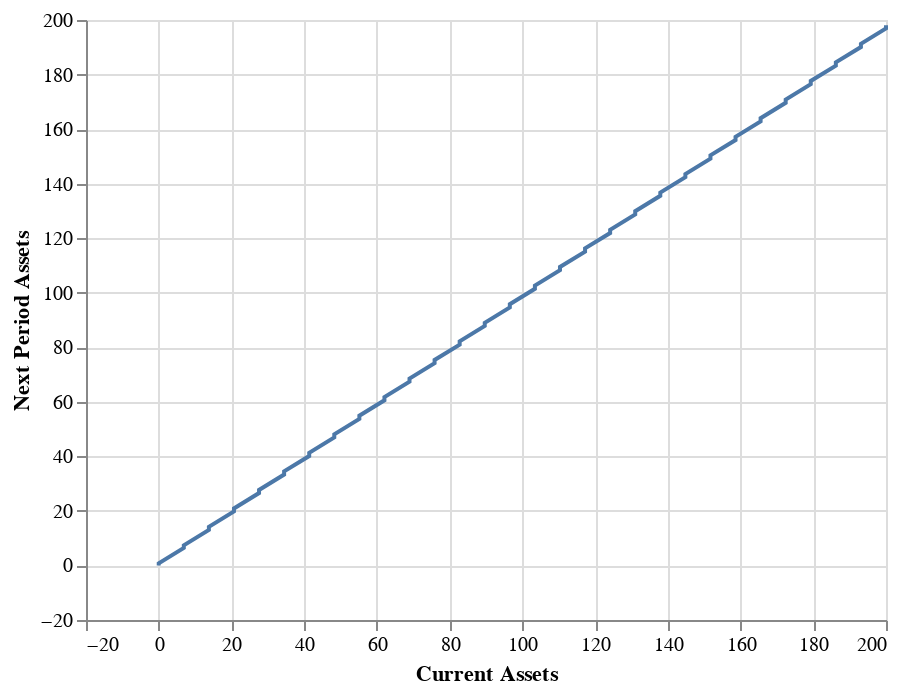

The notebook cell saved with this chart:
### Code cell
# plot relationship between assets of this period and of next period  
# altair plots a graph
import altair as alt
import pandas as pd

df = eq.as_df()
alt.Chart(df).mark_line().encode(
    x = alt.X('a', axis = alt.Axis(title='Current Assets')),
    y = alt.Y('i', axis=alt.Axis(title='Next Period Assets'))
)

### Figure 1 — Vega-Lite specification as saved in the notebook (floating-point values rounded to 4 significant figures)
{"$schema": "https://vega.github.io/schema/vega-lite/v3.4.0.json", "config": {"mark": {"tooltip": null}, "view": {"height": 300, "width": 400}}, "data": {"name": "data-227215cfeb719287a51299180c129571"}, "datasets": {"data-227215cfeb719287a51299180c129571": [{"a": -1e-10, "e": -0.6489, "i": -1e-10, "i_m": 0, "r": 0.03044, "w": 1.244, "μ": 0.1537}, {"a": 6.897, "e": -0.6489, "i": 6.419, "i_m": 0, "r": 0.03044, "w": 1.244, "μ": 0.06661}, {"a": 13.79, "e": -0.6489, "i": 13.05, "i_m": 0, "r": 0.03044, "w": 1.244, "μ": 0.02084}, {"a": 20.69, "e": -0.6489, "i": 19.78, "i_m": 0, "r": 0.03044, "w": 1.244, "μ": 0.006929}, {"a": 27.59, "e": -0.6489, "i": 26.55, "i_m": 0, "r": 0.03044, "w": 1.244, "μ": 0.001667}, {"a": 34.48, "e": -0.6489, "i": 33.34, "i_m": 0, "r": 0.03044, "w": 1.244, "μ": 0.0002229}, {"a": 41.38, "e": -0.6489, "i": 40.13, "i_m": 0, "r": 0.03044, "w": 1.244, "μ": 2.32e-06}, {"a": 48.28, "e": -0.6489, "i": 46.93, "i_m": 0, "r": 0.03044, "w": 1.244, "μ": -1.711e-16}, {"a": 55.17, "e": -0.6489, "i": 53.74, "i_m": 0, "r": 0.03044, "w": 1.244, "μ": -1.555e-16}, {"a": 62.07, "e": -0.6489, "i": 60.55, "i_m": 0, "r": 0.03044, "w": 1.244, "μ": -1.429e-16}, {"a": 68.97, "e": -0.6489, "i": 67.36, "i_m": 0, "r": 0.03044, "w": 1.244, "μ": -1.324e-16}, {"a": 75.86, "e": -0.6489, "i": 74.17, "i_m": 0, "r": 0.03044, "w": 1.244, "μ": -1.235e-16}, {"a": 82.76, "e": -0.6489, "i": 80.99, "i_m": 0, "r": 0.03044, "w": 1.244, "μ": -1.157e-16}, {"a": 89.66, "e": -0.6489, "i": 87.8, "i_m": 0, "r": 0.03044, "w": 1.244, "μ": -1.088e-16}, {"a": 96.55, "e": -0.6489, "i": 94.62, "i_m": 0, "r": 0.03044, "w": 1.244, "μ": -1.026e-16}, {"a": 103.4, "e": -0.6489, "i": 101.4, "i_m": 0, "r": 0.03044, "w": 1.244, "μ": -9.698e-17}, {"a": 110.3, "e": -0.6489, "i": 108.3, "i_m": 0, "r": 0.03044, "w": 1.244, "μ": -9.168e-17}, {"a": 117.2, "e": -0.6489, "i": 115.1, "i_m": 0, "r": 0.03044, "w": 1.244, "μ": -8.66e-17}, {"a": 124.1, "e": -0.6489, "i": 121.9, "i_m": 0, "r": 0.03044, "w": 1.244, "μ": -8.161e-17}, {"a": 131.0, "e": -0.6489, "i": 128.7, "i_m": 0, "r": 0.03044, "w": 1.244, "μ": -7.657e-17}, {"a": 137.9, "e": -0.6489, "i": 135.5, "i_m": 0, "r": 0.03044, "w": 1.244, "μ": -7.133e-17}, {"a": 144.8, "e": -0.6489, "i": 142.3, "i_m": 0, "r": 0.03044, "w": 1.244, "μ": -6.574e-17}, {"a": 151.7, "e": -0.6489, "i": 149.2, "i_m": 0, "r": 0.03044, "w": 1.244, "μ": -5.965e-17}, {"a": 158.6, "e": -0.6489, "i": 156.0, "i_m": 0, "r": 0.03044, "w": 1.244, "μ": -5.292e-17}, {"a": 165.5, "e": -0.6489, "i": 162.8, "i_m": 0, "r": 0.03044, "w": 1.244, "μ": -4.545e-17}, {"a": 172.4, "e": -0.6489, "i": 169.6, "i_m": 0, "r": 0.03044, "w": 1.244, "μ": -3.719e-17}, {"a": 179.3, "e": -0.6489, "i": 176.5, "i_m": 0, "r": 0.03044, "w": 1.244, "μ": -2.827e-17}, {"a": 186.2, "e": -0.6489, "i": 183.3, "i_m": 0, "r": 0.03044, "w": 1.244, "μ": -1.902e-17}, {"a": 193.1, "e": -0.6489, "i": 190.1, "i_m": 0, "r": 0.03044, "w": 1.244, "μ": -1.021e-17}, {"a": 200, "e": -0.6489, "i": 196.9, "i_m": 0, "r": 0.03044, "w": 1.244, "μ": -3.26e-18}, {"a": -1e-10, "e": 0, "i": 0.1163, "i_m": 1, "r": 0.03044, "w": 1.244, "μ": 0.2237}, {"a": 6.897, "e": 0, "i": 6.687, "i_m": 1, "r": 0.03044, "w": 1.244, "μ": 0.1748}, {"a": 13.79, "e": 0, "i": 13.38, "i_m": 1, "r": 0.03044, "w": 1.244, "μ": 0.06655}, {"a": 20.69, "e": 0, "i": 20.13, "i_m": 1, "r": 0.03044, "w": 1.244, "μ": 0.02639}, {"a": 27.59, "e": 0, "i": 26.9, "i_m": 1, "r": 0.03044, "w": 1.244, "μ": 0.007451}, {"a": 34.48, "e": 0, "i": 33.69, "i_m": 1, "r": 0.03044, "w": 1.244, "μ": 0.001168}, {"a": 41.38, "e": 0, "i": 40.49, "i_m": 1, "r": 0.03044, "w": 1.244, "μ": 1.299e-05}, {"a": 48.28, "e": 0, "i": 47.3, "i_m": 1, "r": 0.03044, "w": 1.244, "μ": -3.604e-16}, {"a": 55.17, "e": 0, "i": 54.1, "i_m": 1, "r": 0.03044, "w": 1.244, "μ": -3.259e-16}, {"a": 62.07, "e": 0, "i": 60.92, "i_m": 1, "r": 0.03044, "w": 1.244, "μ": -2.983e-16}, {"a": 68.97, "e": 0, "i": 67.73, "i_m": 1, "r": 0.03044, "w": 1.244, "μ": -2.756e-16}, {"a": 75.86, "e": 0, "i": 74.54, "i_m": 1, "r": 0.03044, "w": 1.244, "μ": -2.566e-16}, {"a": 82.76, "e": 0, "i": 81.36, "i_m": 1, "r": 0.03044, "w": 1.244, "μ": -2.403e-16}, {"a": 89.66, "e": 0, "i": 88.17, "i_m": 1, "r": 0.03044, "w": 1.244, "μ": -2.262e-16}, {"a": 96.55, "e": 0, "i": 94.99, "i_m": 1, "r": 0.03044, "w": 1.244, "μ": -2.139e-16}, {"a": 103.4, "e": 0, "i": 101.8, "i_m": 1, "r": 0.03044, "w": 1.244, "μ": -2.03e-16}, {"a": 110.3, "e": 0, "i": 108.6, "i_m": 1, "r": 0.03044, "w": 1.244, "μ": -1.934e-16}, {"a": 117.2, "e": 0, "i": 115.4, "i_m": 1, "r": 0.03044, "w": 1.244, "μ": -1.849e-16}, {"a": 124.1, "e": 0, "i": 122.3, "i_m": 1, "r": 0.03044, "w": 1.244, "μ": -1.773e-16}, {"a": 131.0, "e": 0, "i": 129.1, "i_m": 1, "r": 0.03044, "w": 1.244, "μ": -1.705e-16}, {"a": 137.9, "e": 0, "i": 135.9, "i_m": 1, "r": 0.03044, "w": 1.244, "μ": -1.644e-16}, {"a": 144.8, "e": 0, "i": 142.7, "i_m": 1, "r": 0.03044, "w": 1.244, "μ": -1.589e-16}, {"a": 151.7, "e": 0, "i": 149.5, "i_m": 1, "r": 0.03044, "w": 1.244, "μ": -1.536e-16}, {"a": 158.6, "e": 0, "i": 156.4, "i_m": 1, "r": 0.03044, "w": 1.244, "μ": -1.483e-16}, {"a": 165.5, "e": 0, "i": 163.2, "i_m": 1, "r": 0.03044, "w": 1.244, "μ": -1.423e-16}, {"a": 172.4, "e": 0, "i": 170.0, "i_m": 1, "r": 0.03044, "w": 1.244, "μ": -1.347e-16}, {"a": 179.3, "e": 0, "i": 176.8, "i_m": 1, "r": 0.03044, "w": 1.244, "μ": -1.24e-16}, {"a": 186.2, "e": 0, "i": 183.6, "i_m": 1, "r": 0.03044, "w": 1.244, "μ": -1.076e-16}, {"a": 193.1, "e": 0, "i": 190.5, "i_m": 1, "r": 0.03044, "w": 1.244, "μ": -8.174e-17}, {"a": 200, "e": 0, "i": 197.3, "i_m": 1, "r": 0.03044, "w": 1.244, "μ": -4.029e-17}, {"a": -1e-10, "e": 0.6489, "i": 0.746, "i_m": 2, "r": 0.03044, "w": 1.244, "μ": 0.05685}, {"a": 6.897, "e": 0.6489, "i": 7.394, "i_m": 2, "r": 0.03044, "w": 1.244, "μ": 0.08689}, {"a": 13.79, "e": 0.6489, "i": 14.14, "i_m": 2, "r": 0.03044, "w": 1.244, "μ": 0.06172}, {"a": 20.69, "e": 0.6489, "i": 20.91, "i_m": 2, "r": 0.03044, "w": 1.244, "μ": 0.03152}, {"a": 27.59, "e": 0.6489, "i": 27.69, "i_m": 2, "r": 0.03044, "w": 1.244, "μ": 0.01093}, {"a": 34.48, "e": 0.6489, "i": 34.49, "i_m": 2, "r": 0.03044, "w": 1.244, "μ": 0.002068}, {"a": 41.38, "e": 0.6489, "i": 41.29, "i_m": 2, "r": 0.03044, "w": 1.244, "μ": 2.49e-05}, {"a": 48.28, "e": 0.6489, "i": 48.1, "i_m": 2, "r": 0.03044, "w": 1.244, "μ": -1.952e-16}, {"a": 55.17, "e": 0.6489, "i": 54.91, "i_m": 2, "r": 0.03044, "w": 1.244, "μ": -1.749e-16}, {"a": 62.07, "e": 0.6489, "i": 61.72, "i_m": 2, "r": 0.03044, "w": 1.244, "μ": -1.591e-16}, {"a": 68.97, "e": 0.6489, "i": 68.54, "i_m": 2, "r": 0.03044, "w": 1.244, "μ": -1.462e-16}, {"a": 75.86, "e": 0.6489, "i": 75.35, "i_m": 2, "r": 0.03044, "w": 1.244, "μ": -1.356e-16}, {"a": 82.76, "e": 0.6489, "i": 82.17, "i_m": 2, "r": 0.03044, "w": 1.244, "μ": -1.266e-16}, {"a": 89.66, "e": 0.6489, "i": 88.98, "i_m": 2, "r": 0.03044, "w": 1.244, "μ": -1.189e-16}, {"a": 96.55, "e": 0.6489, "i": 95.8, "i_m": 2, "r": 0.03044, "w": 1.244, "μ": -1.124e-16}, {"a": 103.4, "e": 0.6489, "i": 102.6, "i_m": 2, "r": 0.03044, "w": 1.244, "μ": -1.068e-16}, {"a": 110.3, "e": 0.6489, "i": 109.4, "i_m": 2, "r": 0.03044, "w": 1.244, "μ": -1.02e-16}, {"a": 117.2, "e": 0.6489, "i": 116.3, "i_m": 2, "r": 0.03044, "w": 1.244, "μ": -9.815e-17}, {"a": 124.1, "e": 0.6489, "i": 123.1, "i_m": 2, "r": 0.03044, "w": 1.244, "μ": -9.511e-17}, {"a": 131.0, "e": 0.6489, "i": 129.9, "i_m": 2, "r": 0.03044, "w": 1.244, "μ": -9.3e-17}, {"a": 137.9, "e": 0.6489, "i": 136.7, "i_m": 2, "r": 0.03044, "w": 1.244, "μ": -9.199e-17}, {"a": 144.8, "e": 0.6489, "i": 143.5, "i_m": 2, "r": 0.03044, "w": 1.244, "μ": -9.23e-17}, {"a": 151.7, "e": 0.6489, "i": 150.4, "i_m": 2, "r": 0.03044, "w": 1.244, "μ": -9.434e-17}, {"a": 158.6, "e": 0.6489, "i": 157.2, "i_m": 2, "r": 0.03044, "w": 1.244, "μ": -9.865e-17}, {"a": 165.5, "e": 0.6489, "i": 164.0, "i_m": 2, "r": 0.03044, "w": 1.244, "μ": -1.061e-16}, {"a": 172.4, "e": 0.6489, "i": 170.8, "i_m": 2, "r": 0.03044, "w": 1.244, "μ": -1.179e-16}, {"a": 179.3, "e": 0.6489, "i": 177.6, "i_m": 2, "r": 0.03044, "w": 1.244, "μ": -1.36e-16}, {"a": 186.2, "e": 0.6489, "i": 184.5, "i_m": 2, "r": 0.03044, "w": 1.244, "μ": -1.63e-16}, {"a": 193.1, "e": 0.6489, "i": 191.3, "i_m": 2, "r": 0.03044, "w": 1.244, "μ": -2.029e-16}, {"a": 200, "e": 0.6489, "i": 198.1, "i_m": 2, "r": 0.03044, "w": 1.244, "μ": -2.617e-16}]}, "encoding": {"x": {"axis": {"title": "Current Assets"}, "field": "a", "type": "quantitative"}, "y": {"axis": {"title": "Next Period Assets"}, "field": "i", "type": "quantitative"}}, "mark": "line"}
